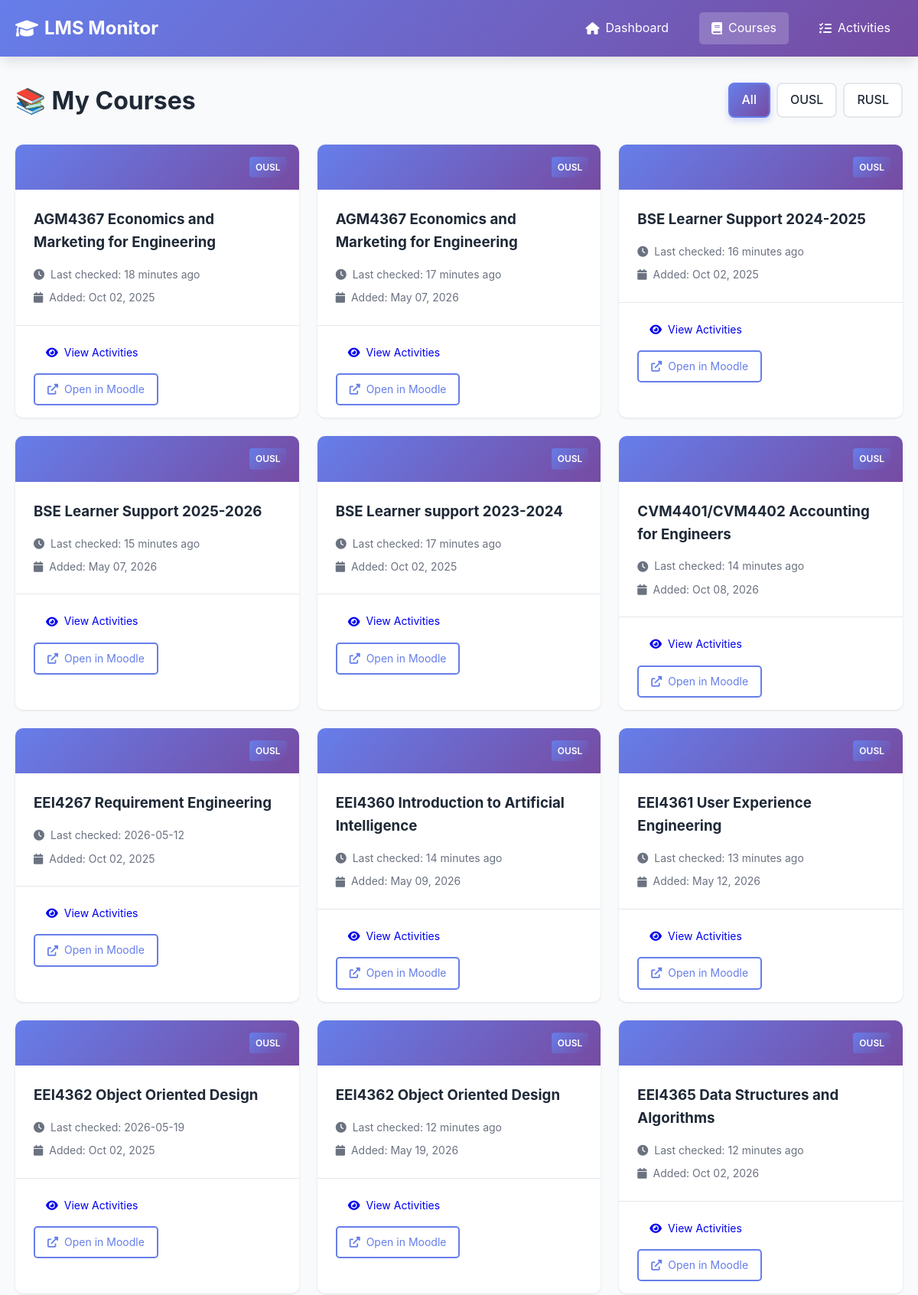
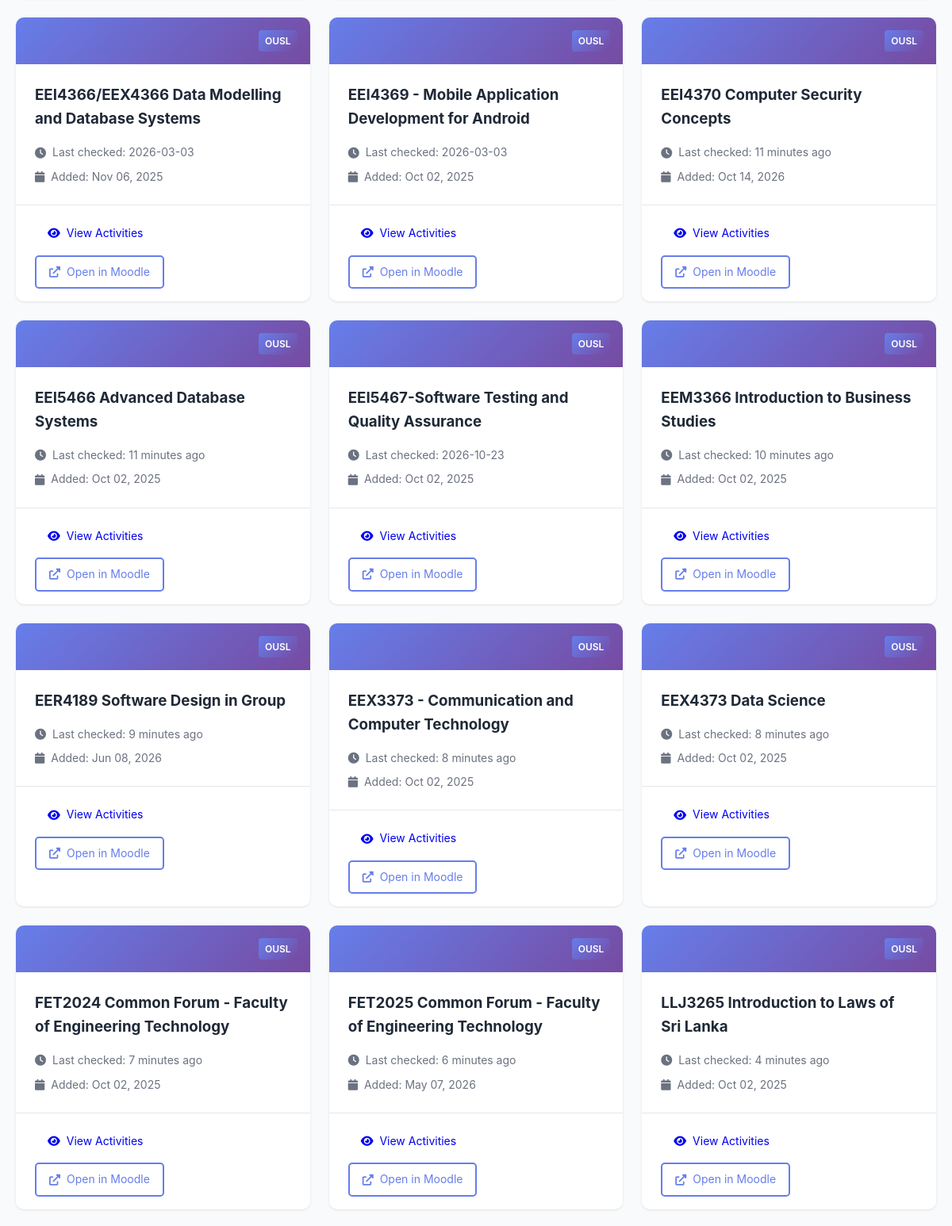
Screenshot of /courses (upper part) with the database file from the repository (2 pictures, top to bottom).
### tables this page shows
CREATE TABLE courses (
                id INTEGER PRIMARY KEY AUTOINCREMENT,
                course_id TEXT UNIQUE NOT NULL,
                lms_name TEXT NOT NULL,
                course_name TEXT NOT NULL,
                course_url TEXT,
                first_seen TIMESTAMP DEFAULT CURRENT_TIMESTAMP,
                last_checked TIMESTAMP DEFAULT CURRENT_TIMESTAMP
            );

### app.py (the view)
@app.route('/courses')
def courses():
    lms_filter = request.args.get('lms', None)
    courses_list = db.get_all_courses(lms_name=lms_filter)
    return render_template('courses.html', courses=courses_list, lms_filter=lms_filter)

### app.py (called while the page is built)
@app.template_filter('datetime')
def format_datetime(value, format='%Y-%m-%d %H:%M:%S'):
    if value is None:
        return ''
    if isinstance(value, str):
        try:
            value = datetime.fromisoformat(value.replace('Z', '+00:00'))
        except:
            return value
    if value.tzinfo is None:
        from datetime import timezone
        value = value.replace(tzinfo=timezone.utc)
    from datetime import timezone, timedelta
    colombo_tz = timezone(timedelta(hours=5, minutes=30))
    local_time = value.astimezone(colombo_tz)
    return local_time.strftime(format)

### database.py (called while the page is built)
    def get_connection(self):
        return sqlite3.connect(self.db_path)

    def get_all_courses(self, lms_name: str = None) -> List[Dict[str, Any]]:
        conn = self.get_connection()
        cursor = conn.cursor()
        if lms_name:
            cursor.execute("""
                SELECT course_id, lms_name, course_name, course_url, first_seen, last_checked
                FROM courses
                WHERE lms_name = ?
                ORDER BY course_name
            """, (lms_name,))
        else:
            cursor.execute("""
                SELECT course_id, lms_name, course_name, course_url, first_seen, last_checked
                FROM courses
                ORDER BY lms_name, course_name
            """)
        columns = [desc[0] for desc in cursor.description]
        courses = [dict(zip(columns, row)) for row in cursor.fetchall()]
        conn.close()
        return courses

### templates/courses.html (shortened to what this page needs)
{% extends "base.html" %}  {% block content %}
<div class="page-header">
  <h1>📚 My Courses</h1>
  <div class="filters">
    <a
      href="/courses"
      class="filter-btn {% if not lms_filter %}active{% endif %}"
      >All</a
    >
    <a
      href="/courses?lms=OUSL"
      class="filter-btn {% if lms_filter == 'OUSL' %}active{% endif %}"
      >OUSL</a
    >
    <a
      href="/courses?lms=RUSL"
      class="filter-btn {% if lms_filter == 'RUSL' %}active{% endif %}"
      >RUSL</a
    >
  </div>
</div>
{% if courses %}
<div class="courses-grid">
  {% for course in courses %}
  <div class="course-card">
    <div class="course-header">
      <div class="lms-badge">{{ course.lms_name }}</div>
    </div>
    <div class="course-body">
      <h3>{{ course.course_name }}</h3>
      <div class="course-meta">
        <p>
          <i class="fas fa-clock"></i> Last checked: {{
          course.last_checked|timeago }}
        </p>
        <p>
          <i class="fas fa-calendar"></i> Added: {{
          course.first_seen|datetime('%b %d, %Y') }}
        </p>
      </div>
    </div>
    <div class="course-footer">
      <a href="/course/{{ course.course_id }}" class="btn btn-small">
        <i class="fas fa-eye"></i> View Activities
      </a>
      {% if course.course_url %}
      <a
        href="{{ course.course_url }}"
        target="_blank"
        class="btn btn-small btn-outline"
      >
        <i class="fas fa-external-link-alt"></i> Open in Moodle
      </a>
      {% endif %}
    </div>
  </div>
  {% endfor %}
</div>
{% endif %} {% endblock %}

### static/style.css (style rules this page uses)
:root { --primary-color: #667eea; --secondary-color: #764ba2; --accent-color: #f093fb; --success-color: #10b981; --danger-color: #ef4444; --warning-color: #f59e0b; --info-color: #3b82f6; --text-color: #1f2937; --text-light: #6b7280; --bg-color: #f9fafb; --card-bg: #ffffff; --border-color: #e5e7eb; --shadow: 0 1px 3px rgba(0, 0, 0, 0.1); --shadow-lg: 0 10px 15px -3px rgba(0, 0, 0, 0.1); }
* { margin: 0; padding: 0; box-sizing: border-box; }
body { font-family: -apple-system, BlinkMacSystemFont, "Segoe UI", Roboto, "Helvetica Neue", Arial, sans-serif; line-height: 1.6; color: var(--text-color); background-color: var(--bg-color); }
.page-header { display: flex; justify-content: space-between; align-items: center; margin-bottom: 2rem; flex-wrap: wrap; gap: 1rem; }
.page-header h1 { font-size: 2rem; color: var(--text-color); }
.btn { padding: 0.75rem 1.5rem; border: none; border-radius: 5px; cursor: pointer; font-size: 1rem; text-decoration: none; display: inline-flex; align-items: center; gap: 0.5rem; transition: all 0.3s; }
.btn-small { padding: 0.5rem 1rem; font-size: 0.875rem; }
.btn-outline { background: transparent; border: 2px solid var(--primary-color); color: var(--primary-color); }
.lms-badge { background: var(--secondary-color); color: white; padding: 0.25rem 0.5rem; border-radius: 3px; font-size: 0.75rem; font-weight: 600; }
.courses-grid { display: grid; grid-template-columns: repeat(auto-fill, minmax(300px, 1fr)); gap: 1.5rem; }
.course-card { background: var(--card-bg); border-radius: 10px; box-shadow: var(--shadow); overflow: hidden; transition: transform 0.3s; }
.course-header { background: linear-gradient( 135deg, var(--primary-color) 0%, var(--secondary-color) 100% ); padding: 1rem; display: flex; justify-content: flex-end; }
.course-body { padding: 1.5rem; }
.course-body h3 { margin-bottom: 1rem; color: var(--text-color); }
.course-meta { display: flex; flex-direction: column; gap: 0.5rem; }
.course-meta p { color: var(--text-light); font-size: 0.875rem; display: flex; align-items: center; gap: 0.5rem; }
.course-footer { padding: 1rem 1.5rem; border-top: 1px solid var(--border-color); display: flex; gap: 0.5rem; flex-wrap: wrap; }
.filters { display: flex; gap: 0.5rem; }
.filters .filter-btn { padding: 0.5rem 1rem; border: 2px solid var(--border-color); background: var(--card-bg); color: var(--text-color); border-radius: 8px; text-decoration: none; transition: all 0.3s; font-weight: 500; display: inline-flex; align-items: center; justify-content: center; }
.filters .filter-btn.active { border-color: var(--primary-color); color: white; background: linear-gradient(135deg, var(--primary-color), var(--secondary-color)); box-shadow: 0 4px 8px rgba(102, 126, 234, 0.3); }
.lms-badge { display: inline-block; padding: 0.25rem 0.5rem; background: linear-gradient(135deg, #667eea, #764ba2); color: white; border-radius: 4px; font-size: 0.75rem; font-weight: 600; margin-left: 0.5rem; }

### rows the page displays
courses: lms_name "OUSL", course_name "AGM4367 Economics and Marketing for Engineering", last_checked "18 minutes ago", first_seen "Oct 02, 2025"
courses: lms_name "OUSL", course_name "AGM4367 Economics and Marketing for Engineering", last_checked "17 minutes ago", first_seen "May 07, 2026"
courses: lms_name "OUSL", course_name "BSE Learner Support 2024-2025", last_checked "16 minutes ago", first_seen "Oct 02, 2025"
courses: lms_name "OUSL", course_name "BSE Learner Support 2025-2026", last_checked "15 minutes ago", first_seen "May 07, 2026"
courses: lms_name "OUSL", course_name "BSE Learner support 2023-2024", last_checked "17 minutes ago", first_seen "Oct 02, 2025"
courses: lms_name "OUSL", course_name "CVM4401/CVM4402 Accounting for Engineers", last_checked "14 minutes ago", first_seen "Oct 08, 2026"
courses: lms_name "OUSL", course_name "EEI4267 Requirement Engineering", last_checked "2026-05-12", first_seen "Oct 02, 2025"
courses: lms_name "OUSL", course_name "EEI4360 Introduction to Artificial Intelligence", last_checked "14 minutes ago", first_seen "May 09, 2026"
courses: lms_name "OUSL", course_name "EEI4361 User Experience Engineering", last_checked "13 minutes ago", first_seen "May 12, 2026"
courses: lms_name "OUSL", course_name "EEI4362 Object Oriented Design", last_checked "2026-05-19", first_seen "Oct 02, 2025"
courses: lms_name "OUSL", course_name "EEI4362 Object Oriented Design", last_checked "12 minutes ago", first_seen "May 19, 2026"
courses: lms_name "OUSL", course_name "EEI4365 Data Structures and Algorithms", last_checked "12 minutes ago", first_seen "Oct 02, 2026"
courses: lms_name "OUSL", course_name "EEI4366/EEX4366 Data Modelling and Database Systems", last_checked "2026-03-03", first_seen "Nov 06, 2025"
courses: lms_name "OUSL", course_name "EEI4369 - Mobile Application Development for Android", last_checked "2026-03-03", first_seen "Oct 02, 2025"
courses: lms_name "OUSL", course_name "EEI4370 Computer Security Concepts", last_checked "11 minutes ago", first_seen "Oct 14, 2026"
courses: lms_name "OUSL", course_name "EEI5466 Advanced Database Systems", last_checked "11 minutes ago", first_seen "Oct 02, 2025"
courses: lms_name "OUSL", course_name "EEI5467-Software Testing and Quality Assurance", last_checked "2026-10-23", first_seen "Oct 02, 2025"
courses: lms_name "OUSL", course_name "EEM3366 Introduction to Business Studies", last_checked "10 minutes ago", first_seen "Oct 02, 2025"
courses: lms_name "OUSL", course_name "EER4189 Software Design in Group", last_checked "9 minutes ago", first_seen "Jun 08, 2026"
courses: lms_name "OUSL", course_name "EEX3373 - Communication and Computer Technology", last_checked "8 minutes ago", first_seen "Oct 02, 2025"
courses: lms_name "OUSL", course_name "EEX4373 Data Science", last_checked "8 minutes ago", first_seen "Oct 02, 2025"
courses: lms_name "OUSL", course_name "FET2024 Common Forum - Faculty of Engineering Technology", last_checked "7 minutes ago", first_seen "Oct 02, 2025"
courses: lms_name "OUSL", course_name "FET2025 Common Forum - Faculty of Engineering Technology", last_checked "6 minutes ago", first_seen "May 07, 2026"
courses: lms_name "OUSL", course_name "LLJ3265 Introduction to Laws of Sri Lanka", last_checked "4 minutes ago", first_seen "Oct 02, 2025"
